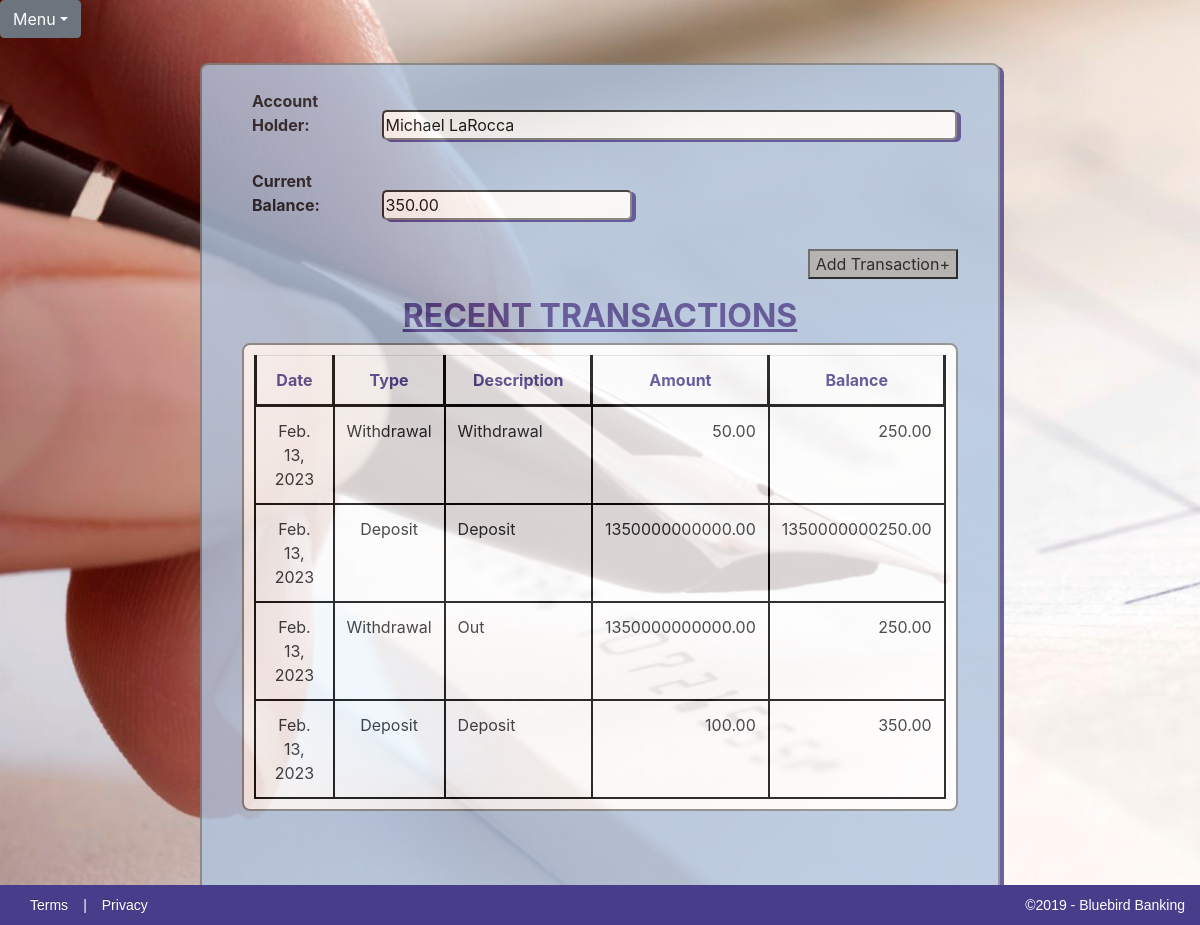
Page /1/balance/ on the committed database.
### Checkbook/models.py (models this page shows)
class Account(models.Model):
    first_name = models.CharField(max_length=50)
    last_name = models.CharField(max_length=50)
    initial_deposit = models.DecimalField(max_digits=15, decimal_places=2)
    Accounts = models.Manager()
    def __str__(self):
        return self.first_name + ' ' + self.last_name

class Transaction(models.Model):
    date = models.DateField()
    type = models.CharField(max_length=10, choices=TransactionTypes)
    amount = models.DecimalField(max_digits=15, decimal_places=2)
    description = models.CharField(max_length=100)
    account = models.ForeignKey(Account, on_delete=models.CASCADE)
    Transactions = models.Manager()

### Checkbook/views.py (the view)
# urls.py: path('<int:pk>/balance/', views.balance, name='balance'),
def balance(request, pk):
    account = get_object_or_404(Account, pk=pk)  # Retrieve the requested account using its primary key
    transactions = Transaction.Transactions.filter(account=pk)  # Retrieve all of that account's transactions
    current_total = account.initial_deposit  # Create account total variable, starting with initial deposit value
    table_contents = {}     # Create a dictionary into which transaction information will be placed
    for t in transactions:  # Loop through transactions and determine which is a deposit ir withdrawal
        if t.type == 'Deposit':
            current_total += t.amount   # If deposit add amount to balance
            table_contents.update({t: current_total})   # Add transaction and total to dictionary
        else:
            current_total -= t.amount   # If withdrawal subtract amount from balance
            table_contents.update({t: current_total})   # Add transaction and total to dictionary
    content = {'account': account, 'table_contents': table_contents, 'balance': current_total}
    return render(request, 'checkbook/BalanceSheet.html', content)

### Checkbook/templates/checkbook/BalanceSheet.html (shortened to what this page needs)
{% extends 'checkbook_base.html' %}
{% block content %}
			<div id="all-transactions-form">
				<form>
					<br>
					<label>Account Holder:</label>
					<input id="accountholder" type="text" name="accountHolder" value="{{ account }}" readonly><br><br>
					<label>Current Balance:</label>
					<input id="balance" type="text" name="currentBalance" value="{{ balance }}" readonly>
					<br><br>
					<button type="button"><a href="{% url 'transaction' %}">Add Transaction+</a></button>
				</form>
				<br><br>
			</div>
			<h2>RECENT TRANSACTIONS</h2>
			<table class="table table-responsive" id ="transactions-table">
				<tr id="headerRow">
					<th>Date</th>
					<th>Type</th>
					<th>Description</th>
					<th>Amount</th>
					<th>Balance</th>
				</tr>
				{% for key, total in table_contents.items %}
				<tr>
					<td class="center">{{ key.date }}</td>
					<td class="center">{{ key.type }}</td>
					<td class="left">{{ key.description }}</td>
					<td class="right">{{ key.amount }}</td>
					<td class="right">{{ total }}</td>
				</tr>
				{% endfor %}
			</table>
			<br><br>
{% endblock %}

### Checkbook/templates/checkbook_base.html (shortened to what this page needs)
{% load static %}
<!DOCTYPE html>
<html lang="en">
	<head>
		<link rel="stylesheet" href="{% static '/CSS/CheckbookApp.css' %}">
		<link rel="stylesheet" href="https://stackpath.bootstrapcdn.com/bootstrap/4.3.1/css/bootstrap.min.css">
		<link rel="stylesheet" href="https://maxcdn.bootstrapcdn.com/font-awesome/4.7.0/css/font-awesome.min.css">
	</head>
	<header>
		<div class="JavaScriptDropdown">
			<div class="btn-group">
				<button type="button" class="btn btn-secondary dropdown-toggle" data-toggle="dropdown">Menu</button>
			</div>
		</div>
	</header>
	<body id="body">
		<div class="checkbook-container">
			{% block content %}{% endblock %}
			<br><br>
		</div>
		<section id="block-footer">
			<p id="footer-right"><a href="#">Terms</a>|<a href="#">Privacy</a></p>
			<p id="footer-left">&copy;2019 - Bluebird Banking</p>
		</section>
	</body>
</html>

### Checkbook/static/CSS/CheckbookApp.css (style rules this page uses)
html, body { height: cover; width: cover; }
body { font-family: Lucida Sans Unicode; text-align: center; background-image: url('../../static/images/CheckCalligraphyPen.jpg'); -webkit-background-size: cover; -moz-background-size: cover; -o-background-size: cover; background-size: cover; overflow: scroll; background-repeat: no-repeat; }
label { width: 125px; margin-left: 50px; font-weight: bold; opacity: initial; }
input, select { width: 500px; border-radius: 5px; box-shadow: 4px 2px darkslateblue; }
th { border: 3px solid black; }
tr td { height: 25px; border: 2px solid black; word-wrap: normal; vertical-align: top; width: auto; }
#headerRow { color: darkslateblue; text-align: center; }
.center { text-align: center; width: 15%; }
.left { padding-left: 10px; width: 30%; word-wrap: normal; }
.right { padding-right: 5px; width: 20%; text-align: right; }
.JavaScriptDropdown { position: relative; margin-top: 0; }
.checkbook-container { opacity: 0.8; position: relative; width: 800px; height: auto; border-radius: 8px; border: 2px solid gray; box-shadow: 4px 3px darkslateblue; margin-left: auto; margin-right: auto; margin-top: 25px; background-color: lightsteelblue; }
.checkbook-container h2 { color: darkslateblue; font-size: 32px; font-weight: bold; text-align: center; text-decoration: underline; }
#all-transactions-form { position: relative; }
#all-transactions-form button { background-color: darkgray; position: relative; right: 40px; float: right; }
#accountholder { width: 575px; }
#balance { width: 250px; }
#transactions-table { background-color:white; width: 90%; height: auto; margin-right: auto; margin-left: auto; padding: 10px; border: 2px solid gray; border-collapse: collapse; border-radius: 8px; table-layout: auto; float: center; position: relative; }
.checkbook-container button, .new-account-button { background-color: darkgray; display: block; margin-left: auto; margin-right: auto; }
button a, button a:hover { text-decoration: none; text-align: center; color:black; }
#block-footer { clear: both; display: flex; width: 100%; -moz-box-sizing: border-box; margin: 0 auto; background-color: darkslateblue; position: fixed; bottom: 0; height: 40px; }
#block-footer a, #block-footer p { flex: 1; color: white; padding: 15px 15px; font-size: 14px; line-height: 10px; font-family:'PT Sans', Arial, Helvetica, sans-serif; }
#footer-left { width: 40%; text-align: right; }
#block-footer { float:left; clear:both; width:100%; }
#block-footer a { color: white; text-shadow: 0 -1px 0 rgba(0, 0, 0, 0.25); text-decoration: none; outline: medium none; }

### rows in the picture
Account: accountHolder "Michael LaRocca"
Transaction: date "Feb. 13, 2023", type "Withdrawal", description "Withdrawal", amount "50.00", total "250.00"
Transaction: date "Feb. 13, 2023", type "Deposit", description "Deposit", amount "1350000000000.00", total "1350000000250.00"
Transaction: date "Feb. 13, 2023", type "Withdrawal", description "Out", amount "1350000000000.00", total "250.00"
Transaction: date "Feb. 13, 2023", type "Deposit", description "Deposit", amount "100.00", total "350.00"
